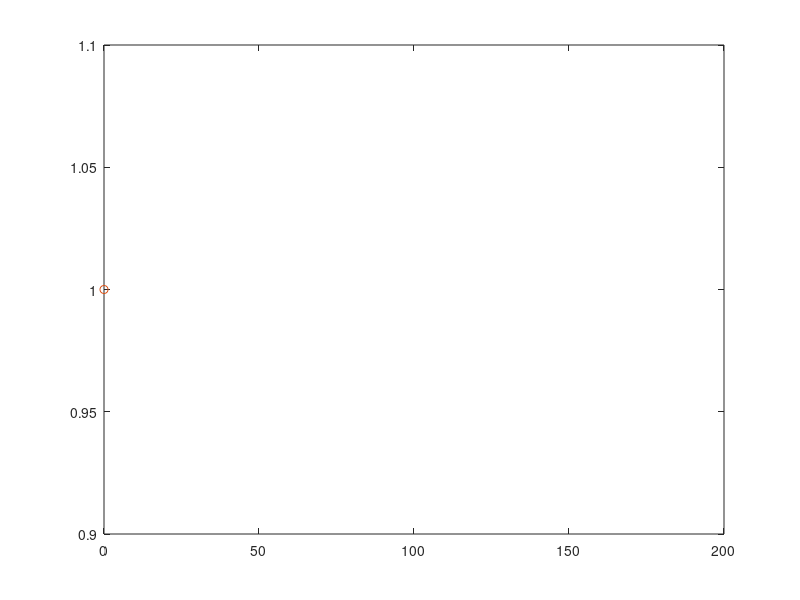

MATLAB code to generate this figure:
clear

p = input("Enter probability of success for Pascal Distribution: ");
N = input("Nr of simulations: ");
n = input("Nr of succeces: ");

for i = 1:N
  for j = 1:n
    X(j) = 0;
    while rand >= p
      X(j) = X(j) + 1;
    endwhile
    Y(i) = sum(X);
  endfor
end

UY = unique(Y);

nY = hist(Y, length(UY));

k = 0:150;
pk = nbinpdf(k, n, p);
plot(k, pk, '*', UY, nY/N, "o")
